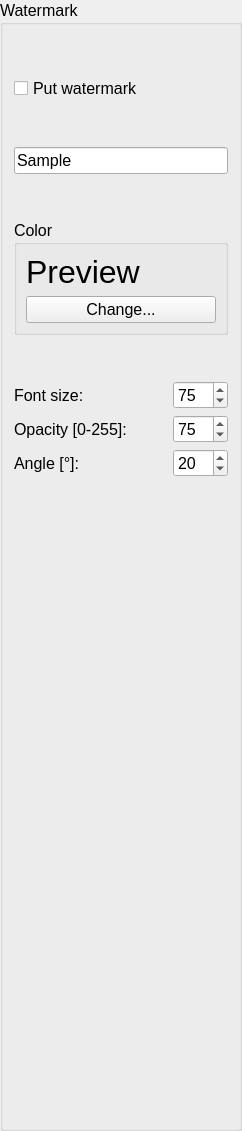
       <widget class="QGroupBox" name="groupBoxWatermark">
        <property name="font">
         <font>
          <pointsize>12</pointsize>
         </font>
        </property>
        <property name="title">
         <string>Watermark</string>
        </property>
        <layout class="QVBoxLayout" name="verticalLayout_5">
         <item>
          <spacer name="verticalSpacer_9">
           <property name="orientation">
            <enum>Qt::Vertical</enum>
           </property>
           <property name="sizeHint" stdset="0">
            <size>
             <width>20</width>
             <height>40</height>
            </size>
           </property>
          </spacer>
         </item>
         <item>
          <widget class="QCheckBox" name="checkBoxEnableWater">
           <property name="font">
            <font>
             <pointsize>12</pointsize>
            </font>
           </property>
           <property name="text">
            <string>Put watermark</string>
           </property>
           <property name="checked">
            <bool>false</bool>
           </property>
          </widget>
         </item>
         <item>
          <spacer name="verticalSpacer_27">
           <property name="orientation">
            <enum>Qt::Vertical</enum>
           </property>
           <property name="sizeHint" stdset="0">
            <size>
             <width>20</width>
             <height>40</height>
            </size>
           </property>
          </spacer>
         </item>
         <item>
          <widget class="QLineEdit" name="lineEditWaterText">
           <property name="font">
            <font>
             <pointsize>12</pointsize>
            </font>
           </property>
           <property name="text">
            <string>Sample</string>
           </property>
          </widget>
         </item>
         <item>
          <spacer name="verticalSpacer_25">
           <property name="orientation">
            <enum>Qt::Vertical</enum>
           </property>
           <property name="sizeHint" stdset="0">
            <size>
             <width>20</width>
             <height>40</height>
            </size>
           </property>
          </spacer>
         </item>
         <item>
          <widget class="QGroupBox" name="groupBoxWaterColor">
           <property name="font">
            <font>
             <pointsize>12</pointsize>
            </font>
           </property>
           <property name="title">
            <string>Color</string>
           </property>
           <layout class="QVBoxLayout" name="verticalLayout_6">
            <item>
             <widget class="QLabel" name="lblWaterColor">
              <property name="font">
               <font>
                <pointsize>24</pointsize>
               </font>
              </property>
              <property name="text">
               <string>Preview</string>
              </property>
             </widget>
            </item>
            <item>
             <widget class="QPushButton" name="btnChgWaterColor">
              <property name="font">
               <font>
                <pointsize>12</pointsize>
               </font>
              </property>
              <property name="text">
               <string>Change...</string>
              </property>
             </widget>
            </item>
           </layout>
          </widget>
         </item>
         <item>
          <spacer name="verticalSpacer_26">
           <property name="orientation">
            <enum>Qt::Vertical</enum>
           </property>
           <property name="sizeHint" stdset="0">
            <size>
             <width>20</width>
             <height>40</height>
            </size>
           </property>
          </spacer>
         </item>
         <item>
          <layout class="QHBoxLayout" name="horizontalLayout_13">
           <item>
            <widget class="QLabel" name="lblFontSize2">
             <property name="font">
              <font>
               <pointsize>12</pointsize>
              </font>
             </property>
             <property name="text">
              <string>Font size: </string>
             </property>
            </widget>
           </item>
           <item>
            <spacer name="horizontalSpacer_12">
             <property name="orientation">
              <enum>Qt::Horizontal</enum>
             </property>
             <property name="sizeHint" stdset="0">
              <size>
               <width>40</width>
               <height>20</height>
              </size>
             </property>
            </spacer>
           </item>
           <item>
            <widget class="QSpinBox" name="spinBoxWaterFontSize">
             <property name="font">
              <font>
               <pointsize>12</pointsize>
              </font>
             </property>
             <property name="maximum">
              <number>999</number>
             </property>
             <property name="value">
              <number>75</number>
             </property>
            </widget>
           </item>
          </layout>
         </item>
         <item>
          <layout class="QHBoxLayout" name="horizontalLayout_15">
           <item>
            <widget class="QLabel" name="lblWaterOpacity">
             <property name="font">
              <font>
               <pointsize>12</pointsize>
              </font>
             </property>
             <property name="text">
              <string>Opacity [0-255]:</string>
             </property>
            </widget>
           </item>
           <item>
            <spacer name="horizontalSpacer_13">
             <property name="orientation">
              <enum>Qt::Horizontal</enum>
             </property>
             <property name="sizeHint" stdset="0">
              <size>
               <width>40</width>
               <height>20</height>
              </size>
             </property>
            </spacer>
           </item>
           <item>
            <widget class="QSpinBox" name="spinBoxWaterOpacity">
             <property name="font">
              <font>
               <pointsize>12</pointsize>
              </font>
             </property>
             <property name="maximum">
              <number>255</number>
             </property>
             <property name="value">
              <number>75</number>
             </property>
            </widget>
           </item>
          </layout>
         </item>
         <item>
          <layout class="QHBoxLayout" name="horizontalLayout_14">
           <item>
            <widget class="QLabel" name="lblAngle">
             <property name="font">
              <font>
               <pointsize>12</pointsize>
              </font>
             </property>
             <property name="text">
              <string>Angle [°]:</string>
             </property>
            </widget>
           </item>
           <item>
            <spacer name="horizontalSpacer_11">
             <property name="orientation">
              <enum>Qt::Horizontal</enum>
             </property>
             <property name="sizeHint" stdset="0">
              <size>
               <width>40</width>
               <height>20</height>
              </size>
             </property>
            </spacer>
           </item>
           <item>
            <widget class="QSpinBox" name="spinBoxWaterAngle">
             <property name="font">
              <font>
               <pointsize>12</pointsize>
              </font>
             </property>
             <property name="maximum">
              <number>360</number>
             </property>
             <property name="value">
              <number>20</number>
             </property>
            </widget>
           </item>
          </layout>
         </item>
         <item>
          <spacer name="verticalSpacer_12">
           <property name="orientation">
            <enum>Qt::Vertical</enum>
           </property>
           <property name="sizeHint" stdset="0">
            <size>
             <width>20</width>
             <height>40</height>
            </size>
           </property>
          </spacer>
         </item>
         <item>
          <spacer name="verticalSpacer_11">
           <property name="orientation">
            <enum>Qt::Vertical</enum>
           </property>
           <property name="sizeHint" stdset="0">
            <size>
             <width>20</width>
             <height>40</height>
            </size>
           </property>
          </spacer>
         </item>
         <item>
          <spacer name="verticalSpacer_13">
           <property name="orientation">
            <enum>Qt::Vertical</enum>
           </property>
           <property name="sizeHint" stdset="0">
            <size>
             <width>20</width>
             <height>40</height>
            </size>
           </property>
          </spacer>
         </item>
         <item>
          <spacer name="verticalSpacer_23">
           <property name="orientation">
            <enum>Qt::Vertical</enum>
           </property>
           <property name="sizeHint" stdset="0">
            <size>
             <width>20</width>
             <height>40</height>
            </size>
           </property>
          </spacer>
         </item>
         <item>
          <spacer name="verticalSpacer_24">
           <property name="orientation">
            <enum>Qt::Vertical</enum>
           </property>
           <property name="sizeHint" stdset="0">
            <size>
             <width>20</width>
             <height>40</height>
            </size>
           </property>
          </spacer>
         </item>
         <item>
          <spacer name="verticalSpacer_20">
           <property name="orientation">
            <enum>Qt::Vertical</enum>
           </property>
           <property name="sizeHint" stdset="0">
            <size>
             <width>20</width>
             <height>40</height>
            </size>
           </property>
          </spacer>
         </item>
         <item>
          <spacer name="verticalSpacer_17">
           <property name="orientation">
            <enum>Qt::Vertical</enum>
           </property>
           <property name="sizeHint" stdset="0">
            <size>
             <width>20</width>
             <height>40</height>
            </size>
           </property>
          </spacer>
         </item>
         <item>
          <spacer name="verticalSpacer_22">
           <property name="orientation">
            <enum>Qt::Vertical</enum>
           </property>
           <property name="sizeHint" stdset="0">
            <size>
             <width>20</width>
             <height>40</height>
            </size>
           </property>
          </spacer>
         </item>
         <item>
          <spacer name="verticalSpacer_21">
           <property name="orientation">
            <enum>Qt::Vertical</enum>
           </property>
           <property name="sizeHint" stdset="0">
            <size>
             <width>20</width>
             <height>40</height>
            </size>
           </property>
          </spacer>
         </item>
         <item>
          <spacer name="verticalSpacer_19">
           <property name="orientation">
            <enum>Qt::Vertical</enum>
           </property>
           <property name="sizeHint" stdset="0">
            <size>
             <width>20</width>
             <height>40</height>
            </size>
           </property>
          </spacer>
         </item>
         <item>
          <spacer name="verticalSpacer_14">
           <property name="orientation">
            <enum>Qt::Vertical</enum>
           </property>
           <property name="sizeHint" stdset="0">
            <size>
             <width>20</width>
             <height>40</height>
            </size>
           </property>
          </spacer>
         </item>
         <item>
          <spacer name="verticalSpacer_18">
           <property name="orientation">
            <enum>Qt::Vertical</enum>
           </property>
           <property name="sizeHint" stdset="0">
            <size>
             <width>20</width>
             <height>40</height>
            </size>
           </property>
          </spacer>
         </item>
         <item>
          <spacer name="verticalSpacer_16">
           <property name="orientation">
            <enum>Qt::Vertical</enum>
           </property>
           <property name="sizeHint" stdset="0">
            <size>
             <width>20</width>
             <height>40</height>
            </size>
           </property>
          </spacer>
         </item>
         <item>
          <spacer name="verticalSpacer_15">
           <property name="orientation">
            <enum>Qt::Vertical</enum>
           </property>
           <property name="sizeHint" stdset="0">
            <size>
             <width>20</width>
             <height>40</height>
            </size>
           </property>
          </spacer>
         </item>
         <item>
          <spacer name="verticalSpacer_10">
           <property name="orientation">
            <enum>Qt::Vertical</enum>
           </property>
           <property name="sizeHint" stdset="0">
            <size>
             <width>20</width>
             <height>40</height>
            </size>
           </property>
          </spacer>
         </item>
         <item>
          <spacer name="verticalSpacer_2">
           <property name="orientation">
            <enum>Qt::Vertical</enum>
           </property>
           <property name="sizeHint" stdset="0">
            <size>
             <width>20</width>
             <height>40</height>
            </size>
           </property>
          </spacer>
         </item>
        </layout>
       </widget>
